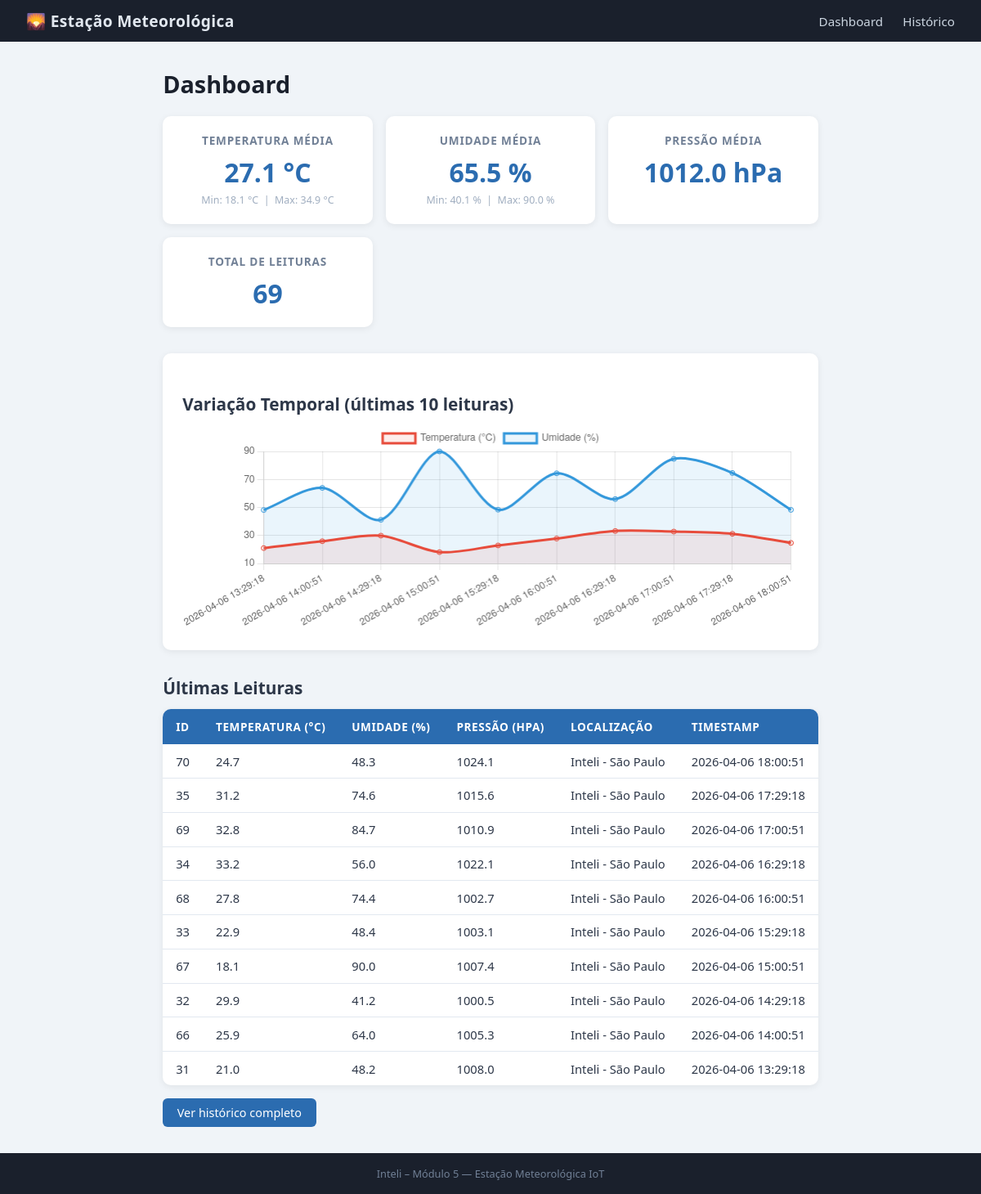
The page / on the database its author committed.
### tables this page shows
CREATE TABLE leituras (
        id          INTEGER PRIMARY KEY AUTOINCREMENT,
        temperatura REAL    NOT NULL,
        umidade     REAL    NOT NULL,
        pressao     REAL,
        localizacao TEXT    DEFAULT 'Inteli - São Paulo',
        timestamp   DATETIME DEFAULT (datetime('now','localtime'))
    );

### app.py (the view)
@app.route("/")
def index():
    leituras = database.listar_leituras(limit=10)
    stats = database.estatisticas()
    return render_template("index.html", leituras=leituras, stats=stats)

### database.py (called while the page is built)
def get_connection():
    conn = sqlite3.connect(DB_PATH)
    conn.row_factory = sqlite3.Row
    conn.execute("PRAGMA journal_mode=WAL")
    return conn

def listar_leituras(limit=100, offset=0):
    conn = get_connection()
    rows = conn.execute(
        "SELECT * FROM leituras ORDER BY timestamp DESC LIMIT ? OFFSET ?",
        (limit, offset),
    ).fetchall()
    conn.close()
    return [dict(r) for r in rows]

def estatisticas():
    conn = get_connection()
    row = conn.execute("""
        SELECT
            COUNT(*)          AS total,
            AVG(temperatura)  AS temp_media,
            MIN(temperatura)  AS temp_min,
            MAX(temperatura)  AS temp_max,
            AVG(umidade)      AS umidade_media,
            MIN(umidade)      AS umidade_min,
            MAX(umidade)      AS umidade_max,
            AVG(pressao)      AS pressao_media
        FROM leituras
    """).fetchone()
    conn.close()
    return dict(row)

### templates/index.html (shortened to what this page needs)
{% extends "base.html" %}
{% block content %}
<h1>Dashboard</h1>
<section class="stats-grid">
  <div class="card">
    <h3>Temperatura Média</h3>
    <p class="stat-value">{{ "%.1f"|format(stats.temp_media or 0) }} °C</p>
    <small>Min: {{ "%.1f"|format(stats.temp_min or 0) }} °C &nbsp;|&nbsp; Max: {{ "%.1f"|format(stats.temp_max or 0) }} °C</small>
  </div>
  <div class="card">
    <h3>Umidade Média</h3>
    <p class="stat-value">{{ "%.1f"|format(stats.umidade_media or 0) }} %</p>
    <small>Min: {{ "%.1f"|format(stats.umidade_min or 0) }} % &nbsp;|&nbsp; Max: {{ "%.1f"|format(stats.umidade_max or 0) }} %</small>
  </div>
  <div class="card">
    <h3>Pressão Média</h3>
    <p class="stat-value">{{ "%.1f"|format(stats.pressao_media or 0) }} hPa</p>
  </div>
  <div class="card">
    <h3>Total de Leituras</h3>
    <p class="stat-value">{{ stats.total }}</p>
  </div>
</section>
<section class="chart-section">
  <h2>Variação Temporal (últimas 10 leituras)</h2>
  <canvas id="grafico" height="100"></canvas>
</section>
<section>
  <h2>Últimas Leituras</h2>
  <table class="tabela">
    <thead>
      <tr>
        <th>ID</th>
        <th>Temperatura (°C)</th>
        <th>Umidade (%)</th>
        <th>Pressão (hPa)</th>
        <th>Localização</th>
        <th>Timestamp</th>
      </tr>
    </thead>
    <tbody>
      {% for l in leituras %}
      <tr>
        <td>{{ l.id }}</td>
        <td>{{ l.temperatura }}</td>
        <td>{{ l.umidade }}</td>
        <td>{{ l.pressao or "—" }}</td>
        <td>{{ l.localizacao }}</td>
        <td>{{ l.timestamp }}</td>
      </tr>
      {% else %}
      <tr><td colspan="6" class="empty">Nenhuma leitura disponível.</td></tr>
      {% endfor %}
    </tbody>
  </table>
  <a class="btn" href="{{ url_for('historico') }}">Ver histórico completo</a>
</section>
{% endblock %}
{% block scripts %}
<script>
  const leituras = {{ leituras | tojson }};
  const labels   = leituras.map(l => l.timestamp).reverse();
  const temps    = leituras.map(l => l.temperatura).reverse();
  const umids    = leituras.map(l => l.umidade).reverse();
  new Chart(document.getElementById("grafico"), {
    type: "line",
    data: {
      labels,
      datasets: [
        {
          label: "Temperatura (°C)",
          data: temps,
          borderColor: "#e74c3c",
          backgroundColor: "rgba(231,76,60,0.1)",
          tension: 0.3,
          fill: true,
        },
        {
          label: "Umidade (%)",
          data: umids,
          borderColor: "#3498db",
          backgroundColor: "rgba(52,152,219,0.1)",
          tension: 0.3,
          fill: true,
        },
      ],
    },
    options: {
      responsive: true,
      plugins: { legend: { position: "top" } },
      scales: {
        x: { ticks: { maxRotation: 45, minRotation: 30 } },
        y: { beginAtZero: false },
      },
    },
  });
</script>
{% endblock %}

### static/css/style.css (style rules this page uses)
*, *::before, *::after { box-sizing: border-box; margin: 0; padding: 0; }
body { font-family: "Segoe UI", Arial, sans-serif; background: #f0f4f8; color: #2d3748; min-height: 100vh; display: flex; flex-direction: column; }
h1 { font-size: 1.8rem; margin-bottom: 1.25rem; color: #1a202c; }
h2 { font-size: 1.3rem; margin: 1.5rem 0 0.75rem; color: #2d3748; }
.stats-grid { display: grid; grid-template-columns: repeat(auto-fit, minmax(200px, 1fr)); gap: 1rem; margin-bottom: 2rem; }
.card { background: #fff; border-radius: 10px; padding: 1.25rem 1.5rem; box-shadow: 0 2px 8px rgba(0,0,0,0.07); text-align: center; }
.card h3 { font-size: 0.85rem; text-transform: uppercase; letter-spacing: 0.06em; color: #718096; margin-bottom: 0.5rem; }
.stat-value { font-size: 2rem; font-weight: 700; color: #2b6cb0; }
.card small { color: #a0aec0; font-size: 0.78rem; }
.chart-section { background: #fff; border-radius: 10px; padding: 1.5rem; box-shadow: 0 2px 8px rgba(0,0,0,0.07); margin-bottom: 2rem; }
.tabela { width: 100%; border-collapse: collapse; background: #fff; border-radius: 10px; overflow: hidden; box-shadow: 0 2px 8px rgba(0,0,0,0.07); margin-bottom: 1rem; }
.tabela th { background: #2b6cb0; color: #fff; padding: 0.75rem 1rem; text-align: left; font-size: 0.85rem; text-transform: uppercase; letter-spacing: 0.04em; }
.tabela td { padding: 0.65rem 1rem; border-bottom: 1px solid #e2e8f0; font-size: 0.92rem; }
.tabela tr:last-child td { border-bottom: none; }
.btn { display: inline-block; padding: 0.5rem 1.1rem; background: #2b6cb0; color: #fff; border: none; border-radius: 6px; text-decoration: none; font-size: 0.9rem; cursor: pointer; transition: background 0.2s; }

### rows shown on the page
leituras: id "70", temperatura "24.7", umidade "48.3", pressao "1024.1", localizacao "Inteli - São Paulo", timestamp "2026-04-06 18:00:51"
leituras: id "35", temperatura "31.2", umidade "74.6", pressao "1015.6", localizacao "Inteli - São Paulo", timestamp "2026-04-06 17:29:18"
leituras: id "69", temperatura "32.8", umidade "84.7", pressao "1010.9", localizacao "Inteli - São Paulo", timestamp "2026-04-06 17:00:51"
leituras: id "34", temperatura "33.2", umidade "56.0", pressao "1022.1", localizacao "Inteli - São Paulo", timestamp "2026-04-06 16:29:18"
leituras: id "68", temperatura "27.8", umidade "74.4", pressao "1002.7", localizacao "Inteli - São Paulo", timestamp "2026-04-06 16:00:51"
leituras: id "33", temperatura "22.9", umidade "48.4", pressao "1003.1", localizacao "Inteli - São Paulo", timestamp "2026-04-06 15:29:18"
leituras: id "67", temperatura "18.1", umidade "90.0", pressao "1007.4", localizacao "Inteli - São Paulo", timestamp "2026-04-06 15:00:51"
leituras: id "32", temperatura "29.9", umidade "41.2", pressao "1000.5", localizacao "Inteli - São Paulo", timestamp "2026-04-06 14:29:18"
leituras: id "66", temperatura "25.9", umidade "64.0", pressao "1005.3", localizacao "Inteli - São Paulo", timestamp "2026-04-06 14:00:51"
leituras: id "31", temperatura "21.0", umidade "48.2", pressao "1008.0", localizacao "Inteli - São Paulo", timestamp "2026-04-06 13:29:18"

### other values the page prints
{{ "%.1f"|format(stats.temp_media or 0) }} "27.1"
{{ "%.1f"|format(stats.temp_min or 0) }} "18.1"
{{ "%.1f"|format(stats.temp_max or 0) }} "34.9"
{{ "%.1f"|format(stats.umidade_media or 0) }} "65.5"
{{ "%.1f"|format(stats.umidade_min or 0) }} "40.1"
{{ "%.1f"|format(stats.umidade_max or 0) }} "90.0"
{{ "%.1f"|format(stats.pressao_media or 0) }} "1012.0"
{{ stats.total }} "69"
